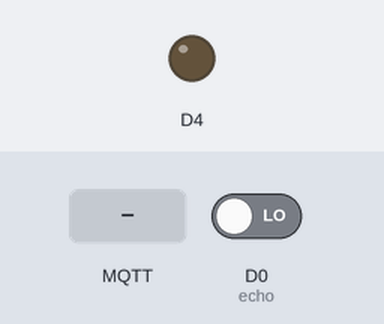
Bench run of a sketch on a simulated ESP8266 (NodeMCU). Parts: output pins drawn as LEDs (lit = HIGH). The inputs (shaded band) are chosen by the test bench; at power-on: D0 (echo) LOW. WiFi joins after 1.5 s; servers stay silent unless stated; no MQTT or app messages arrive unless stated; pins used as bus, display or sensor lines are not drawn; what the sketch prints to the serial monitor is not drawn.

Above: at 2.7 s.
2.8 s: MQTT message "0" arrives on the first subscribed topic
At 4.1 s:
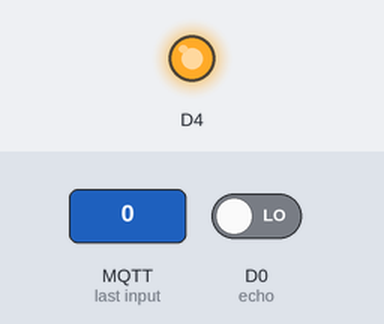
5.0 s: MQTT message "1" arrives on the first subscribed topic
At 6.0 s:
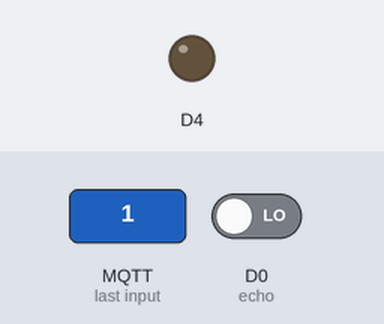
7.0 s: MQTT message "2" arrives on the first subscribed topic
At 8.0 s:
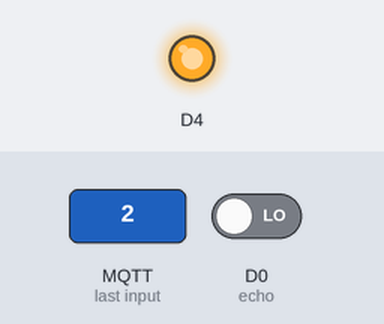
Timing chart, 0 to 10.0 s (numbered marks = the images above; inputs shaded):
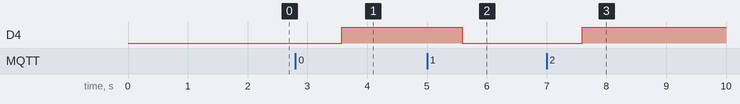

The sketch:

ultrasonic_mqtt_esp.ino
```cpp
#include <PubSubClient.h>
#include <ESP8266WiFi.h>

const char* ssid = "class9";
const char* password = "kosta9009";
const char* mqtt_server = "192.168.0.80";

// nodeMCU는 두 가지 토픽을 가지고 통신한다 (inTopic, outTopic)
// inTopic : 구독, '0'과 '1'의 메시지를 확인해 푸른색 LED 관리
// outTopic : 게시, Hello world를 2초마다 게시
WiFiClient espClient;
PubSubClient client(espClient);
long lastMsg = 0;
char msg[50];
int value = 0;

int trig = D1;
int echo = D0;

void setup() {
  pinMode(BUILTIN_LED, OUTPUT);// Initialize the BUILTIN_LED pin as an output
  Serial.begin(115200);
  pinMode(echo,INPUT);
  pinMode(trig,OUTPUT);
  setup_wifi();
  client.setServer(mqtt_server, 1883);
  client.setCallback(callback);

  // digitalWrite(BUILTIN_LED,LOW);
}

float readUltraSonic(){
    float return_time, howlong;
    // 초음파 센서는 초음파 발사 후 돌아오는 시간을 역산하여 거리 계산
    digitalWrite(trig,HIGH); // 초음파 발사
    delay(5);
    digitalWrite(trig,LOW); // 초음파 정시
    return_time = pulseIn(echo,HIGH); // 돌아오는 시간
    // 시간을 거리로 계산
    howlong = ((float)(340*return_time) / 10000)/2;
    return howlong;
}

void setup_wifi() {

  delay(10);
  // We start by connecting to a WiFi network
  Serial.println();
  Serial.print("Connecting to ");
  Serial.println(ssid);

  WiFi.begin(ssid, password);

  while (WiFi.status() != WL_CONNECTED) {
    delay(500);
    Serial.print(".");
  }

  Serial.println("");
  Serial.println("WiFi connected");
  Serial.println("IP address: ");
  Serial.println(WiFi.localIP());
}

void callback(char* topic, byte* payload, unsigned int length) {
  Serial.print("Message arrived [");
  Serial.print(topic);
  Serial.print("] ");
  for (int i = 0; i < length; i++) {
    Serial.print((char)payload[i]);
  }
  Serial.println();

  // Switch on the LED if an 1 was received as first character
  if ((char)payload[0] == '1') {
    digitalWrite(BUILTIN_LED, LOW);   // Turn the LED on (Note that LOW is the voltage level
    // but actually the LED is on; this is because
    // it is acive low on the ESP-01)
  } else {
    digitalWrite(BUILTIN_LED, HIGH);  // Turn the LED off by making the voltage HIGH
  }

}

void reconnect() {
  // Loop until we're reconnected
  while (!client.connected()) {
    Serial.print("Attempting MQTT connection...");
    // Attempt to connect
    if (client.connect("ESP8266Client")) {
      Serial.println("connected");
      // Once connected, publish an announcement...
      client.publish("outTopic", "hello world");
      // ... and resubscribe
      client.subscribe("inTopic");
    } else {
      Serial.print("failed, rc=");
      Serial.print(client.state());
      Serial.println(" try again in 5 seconds");
      // Wait 5 seconds before retrying
      delay(5000);
    }
  }
}

void loop() {

  if (!client.connected()) {
    reconnect();
  }
  client.loop();

  long now = millis();
  if (now - lastMsg > 500) {
    lastMsg = now;
    ++value;
    // snprintf (msg, 75, "hello world #%ld", value);
    snprintf (msg, 75, "%lf", readUltraSonic());
    /* Serial.print("Publish message: ");
    Serial.println(msg); */
    client.publish("outTopic", msg);
  }
}
```

Measured:
- after the input at 2.8 s, D4: LOW → HIGH after 0.78 s
- after the input at 5.0 s, D4: HIGH → LOW after 0.59 s
- after the input at 7.0 s, D4: LOW → HIGH after 0.60 s
